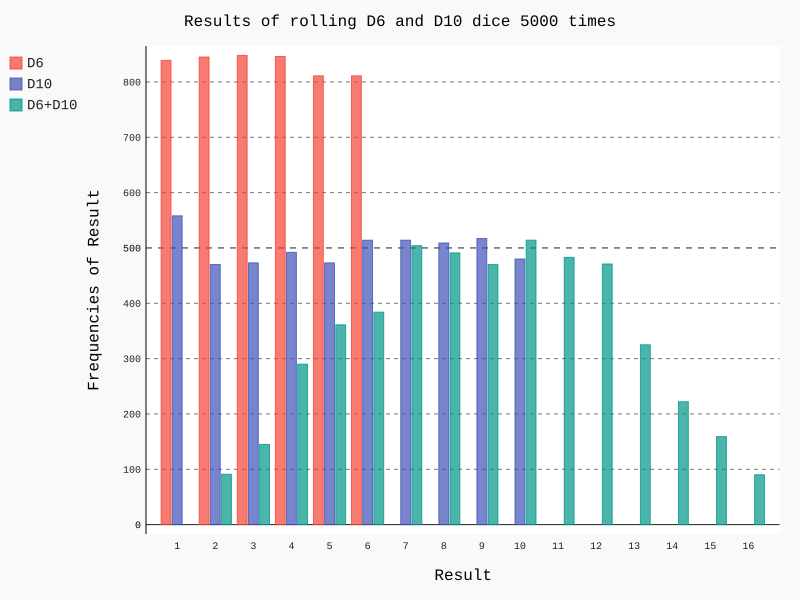

Generate this figure with Python:
from die import Die
import pygal


die1=Die()
die2=Die(10)

results1=[]
results2=[]
results3=[]

for i in range(5000):
    result1=die1.roll()
    result2=die2.roll()
    result3=result1+result2
    results1.append(result1)
    results2.append(result2)
    results3.append(result3)

frequencies1=[]
frequencies2=[]
frequencies3=[None]

for value in range(1,die1.num_sides+1):
    frequencies1.append(results1.count(value))

for value in range(1,die2.num_sides+1):
    frequencies2.append(results2.count(value))

for value in range(2,die1.num_sides+die2.num_sides+1):
    frequencies3.append(results3.count(value))

hist=pygal.Bar()

hist.title="Results of rolling D6 and D10 dice 5000 times"
hist.x_labels=list(range(1,die1.num_sides+die2.num_sides+1))
hist.x_title="Result"
hist.y_title="Frequencies of Result"

hist.add("D6",frequencies1)
hist.add("D10",frequencies2)
hist.add("D6+D10",frequencies3)

hist.render_to_file('dice_visual.svg')
